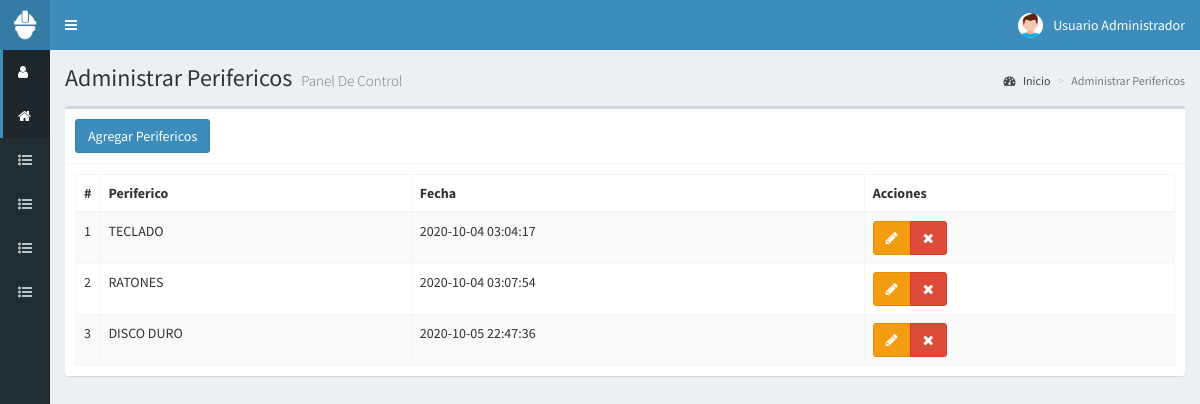
The app's page /perifericos (signed in) with its own data.
### tables this page shows
CREATE TABLE t_Periferico
(
  id_periferico SMALLINT UNSIGNED PRIMARY KEY AUTO_INCREMENT,
  nombre VARCHAR(80) NOT NULL,  
  fecha DATETIME NOT NULL DEFAULT CURRENT_TIMESTAMP
);

### controladores/plantilla.controlador.php (called while the page is built)
<?php
  class ControladorPlantilla
  {
    static public function ctrPlantilla()
    {
      include "vistas/plantilla.php";
    }
  }

### index.php (called while the page is built, shortened)
<?php
require_once "controladores/plantilla.controlador.php";
require_once "controladores/perifericos.controlador.php";
require_once "controladores/subir-csv.controlador.php";
require_once "modelos/perifericos.modelo.php";
$plantilla = new ControladorPlantilla();
$plantilla->ctrPlantilla();

### controladores/perifericos.controlador.php (called while the page is built, shortened)
<?php
  class ControladorPerifericos
  {
		static public function ctrMostrarPerifericos($item,$valor)
		{
			$tabla = "t_Periferico";
			$respuesta = ModeloPerifericos::mdlMostrarPerifericos($tabla,$item,$valor);
			return $respuesta;
		}
  }
?>

### modelos/conexion.php (called while the page is built)
<?php
  class Conexion
  {
    static public function conectar()
    {
      $link = new PDO("mysql:host=localhost;dbname=bd_responsivas",
                      "usuario_responsiva",
											"responsivas-2020");
			$mitz="America/Tijuana";
			$tz = (new DateTime('now', new DateTimeZone($mitz)))->format('P');
			$link->exec("SET time_zone='$tz';");
      $link->exec("set names utf8");
      return $link;
    }
  }
?>

### modelos/perifericos.modelo.php (called while the page is built, shortened)
<?php
	require_once "conexion.php";
	class ModeloPerifericos
	{
    static public function mdlMostrarPerifericos($tabla,$item,$valor)
    {
			if ($item != null)
			{
				$stmt = Conexion::conectar()->prepare("SELECT * FROM $tabla WHERE $item = :$item");
				$stmt->bindParam(":".$item,$valor, PDO::PARAM_STR);
				$stmt->execute();
				return $stmt->fetch();
			}
			else
			{
				$stmt = Conexion::conectar()->prepare("SELECT * FROM $tabla ");
				$stmt->execute();
				return $stmt->fetchAll();
			}
		}
	}
?>

### vistas/modulos/perifericos.php (the view, shortened to what this page needs)
<div class="content-wrapper">
  <section class="content-header">
    <h1>
      Administrar Perifericos
      <small>Panel De Control</small>
    </h1>
    <ol class="breadcrumb">
      <li><a href="inicio"><i class="fa fa-dashboard"></i> Inicio</a></li>
      <li class="active">Administrar Perifericos</li>
    </ol>
  </section>
  <section class="content">
    <div class="box">
      <div class="box-header with-border">
        <button class="btn btn-primary"  data-toggle="modal" data-target="#modalAgregarPeriferico">
          Agregar Perifericos
        </button>
      </div>
      <div class="box-body">
        <table class="table table-bordered table-striped dt-responsive tablas">
          <thead>
            <tr>
              <th style="width:10px">#</th>
              <th>Periferico</th>
						<th>Fecha</th>
              <th>Acciones </th>
            </tr>
          </thead>
          <tbody>
					<?php
						$item = null;
						$valor = null;
						$perifericos = ControladorPerifericos::ctrMostrarPerifericos($item,$valor);
						foreach ($perifericos as $key => $value)
						{
							echo '
										<tr>
											<td>'.($key+1).'</td>
											<td class="text-uppercase">'.$value["nombre"].'</td>
											<td>'.$value["fecha"].'</td>
											<td>
												<div class="btn-group">
													<button class="btn btn-warning btnEditarPeriferico" idPeriferico="'.$value["id_periferico"].'" data-toggle="modal" data-target="#modalEditarPeriferico"><i class="fa fa-pencil"></i></button>';
													if ($_SESSION["perfil"] == "Administrador")
													{
														echo '
													<button class="btn btn-danger btnEliminarPeriferico" idPeriferico="'.$value["id_periferico"].'"><i class="fa fa-times"></i></button>';
													}
												echo '</div>
											</td>
										</tr>';
						}
					?>
          </tbody>
        </table>
      </div>
    </div>
  </section>
</div>

### records on screen
t_periferico: nombre "TECLADO", fecha "2020-10-04 03:04:17"
t_periferico: nombre "RATONES", fecha "2020-10-04 03:07:54"
t_periferico: nombre "DISCO DURO", fecha "2020-10-05 22:47:36"

### other values on screen
$_SESSION["nombre"] "Usuario Administrador"
